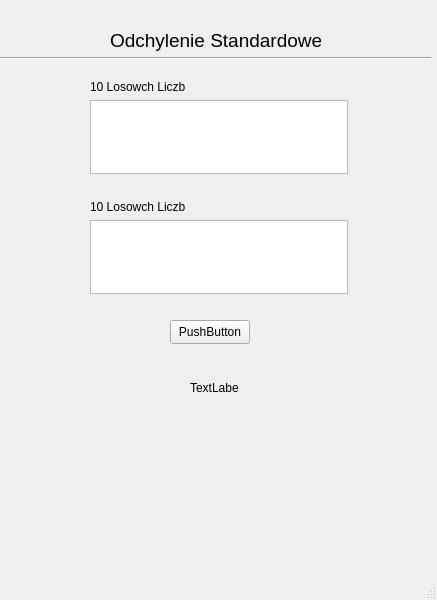
<?xml version="1.0" encoding="UTF-8"?>
<ui version="4.0">
 <class>MainWindow</class>
 <widget class="QMainWindow" name="MainWindow">
  <property name="geometry">
   <rect>
    <x>0</x>
    <y>0</y>
    <width>437</width>
    <height>600</height>
   </rect>
  </property>
  <property name="windowTitle">
   <string>MainWindow</string>
  </property>
  <widget class="QWidget" name="centralwidget">
   <widget class="QLabel" name="label">
    <property name="geometry">
     <rect>
      <x>110</x>
      <y>10</y>
      <width>211</width>
      <height>61</height>
     </rect>
    </property>
    <property name="font">
     <font>
      <pointsize>14</pointsize>
     </font>
    </property>
    <property name="text">
     <string>Odchylenie Standardowe</string>
    </property>
   </widget>
   <widget class="Line" name="line">
    <property name="geometry">
     <rect>
      <x>0</x>
      <y>50</y>
      <width>431</width>
      <height>16</height>
     </rect>
    </property>
    <property name="orientation">
     <enum>Qt::Horizontal</enum>
    </property>
   </widget>
   <widget class="QWidget" name="layoutWidget">
    <property name="geometry">
     <rect>
      <x>90</x>
      <y>200</y>
      <width>258</width>
      <height>94</height>
     </rect>
    </property>
    <layout class="QVBoxLayout" name="verticalLayout_3">
     <item>
      <widget class="QLabel" name="label_4">
       <property name="text">
        <string>10 Losowch Liczb</string>
       </property>
      </widget>
     </item>
     <item>
      <widget class="QListWidget" name="listWidget_2"/>
     </item>
    </layout>
   </widget>
   <widget class="QLabel" name="odchylenie">
    <property name="geometry">
     <rect>
      <x>190</x>
      <y>380</y>
      <width>49</width>
      <height>16</height>
     </rect>
    </property>
    <property name="text">
     <string>TextLabel</string>
    </property>
   </widget>
   <widget class="QWidget" name="layoutWidget">
    <property name="geometry">
     <rect>
      <x>90</x>
      <y>80</y>
      <width>258</width>
      <height>94</height>
     </rect>
    </property>
    <layout class="QVBoxLayout" name="verticalLayout">
     <item>
      <widget class="QLabel" name="label_2">
       <property name="text">
        <string>10 Losowch Liczb</string>
       </property>
      </widget>
     </item>
     <item>
      <widget class="QListWidget" name="listWidget"/>
     </item>
    </layout>
   </widget>
   <widget class="QPushButton" name="pushButton">
    <property name="geometry">
     <rect>
      <x>170</x>
      <y>320</y>
      <width>80</width>
      <height>24</height>
     </rect>
    </property>
    <property name="text">
     <string>PushButton</string>
    </property>
   </widget>
  </widget>
  <widget class="QMenuBar" name="menubar">
   <property name="geometry">
    <rect>
     <x>0</x>
     <y>0</y>
     <width>437</width>
     <height>21</height>
    </rect>
   </property>
  </widget>
  <widget class="QStatusBar" name="statusbar"/>
 </widget>
 <resources/>
 <connections/>
</ui>
